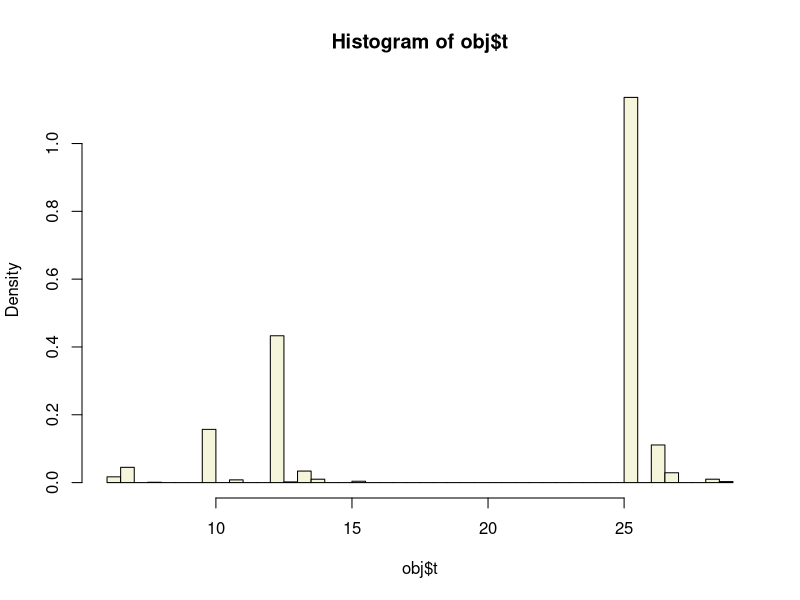
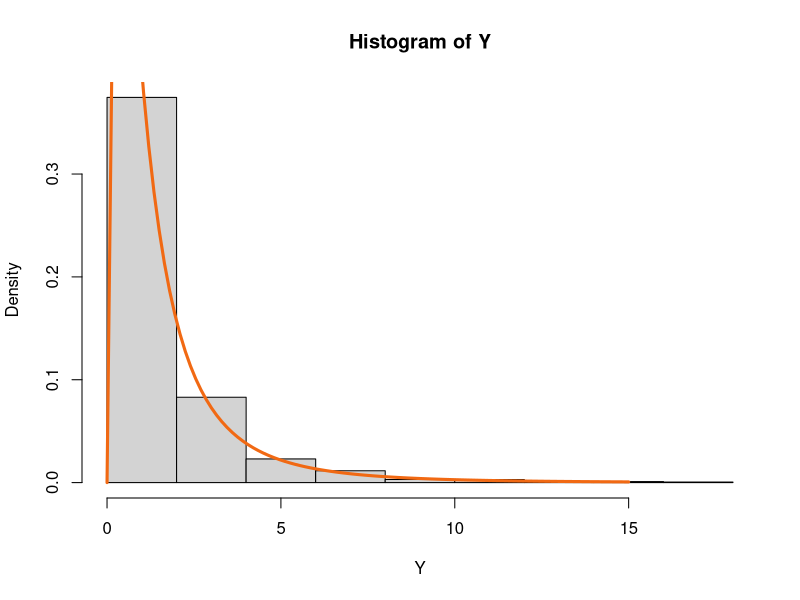
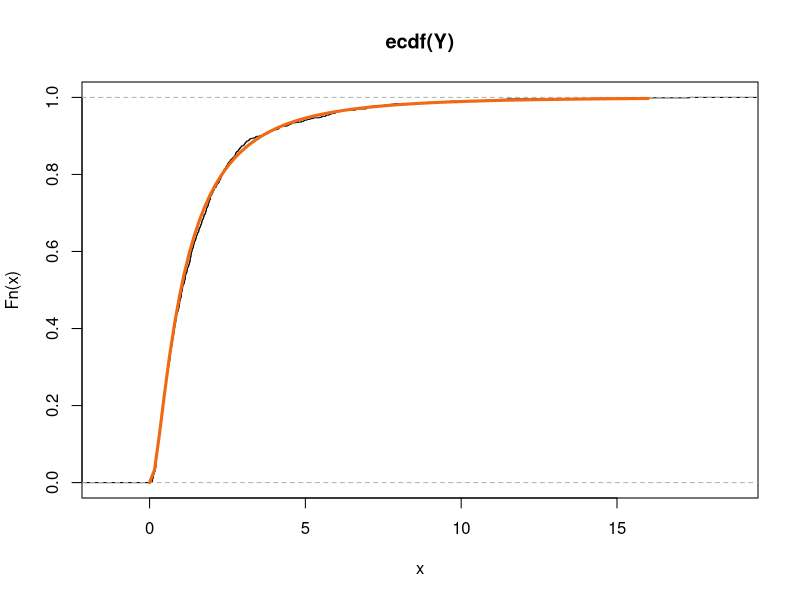

Here is the R script that generated these plots, in order:
## ---- chunk 1
knitr::opts_chunk$set(echo = TRUE)
## ---- chunk 2
funcao.g<-function(x,y)
{
  I.y<-as.numeric(y<x) #restrição do suporte de y
  exp(-(x+y)) * I.y
}

funcao.h<-function(u1,u2)
{
   funcao.g(u1/(1-u1) , u2/(1-u2) ) / ((1-u1)^2 * (1-u2)^2) 
   # Transformação do caso 3 (limites de integração de 0 a infinito) 
   # nas duas variáveis, o termo ((1-u1)^2 * (1-u2)^2) é o jacobiano
}

u1<-runif(1000000)
u2<-runif(1000000)
mean(funcao.h(u1,u2))
## ---- chunk 3
dados<-c(6, 11, 22, 48, 3, 9, 17, 3, 5, 10, 10)
## ---- chunk 4
theta.hat<-(min(dados)+max(dados))/2
## ---- chunk 5
B<-2000
amp.media.amos<-function(dados,indice) 
{
  amostra.B<-dados[indice]
  theta.B<-(min(amostra.B)+max(amostra.B))/2
}

obj<-boot::boot(dados,amp.media.amos,R=B)
obj
## ---- chunk 6
hist(obj$t, freq = F, breaks = 50, col="beige")
## ---- chunk 7
obj
## ---- chunk 8
boot::boot.ci(obj, conf = 0.99, type = "bca")
## ---- chunk 9
rlognorm<-function(n, mean=0, sd=1)
{
  Z<-rnorm(n)
  #transformação
  exp(Z)
}
## ---- chunk 10
Y<-rlognorm(1000,mean = 0,sd=1)
hist(Y, freq=F)
curve(dlnorm(x, meanlog = 0, sdlog = 1), from=0, to=15, col="#f16913", lwd=3, add=T)

fn<-ecdf(Y)
plot(fn)
curve(plnorm(x),from=0, to=16, col="#f16913", lwd=3, add=T)
## ---- chunk 11
ks.test(Y, "plnorm")
## ---- chunk 12
mean(Y)
## ---- chunk 13
mu<-0
sigma<-1
valor.teorico<-exp(mu + (1/2*sigma^2))
valor.teorico
